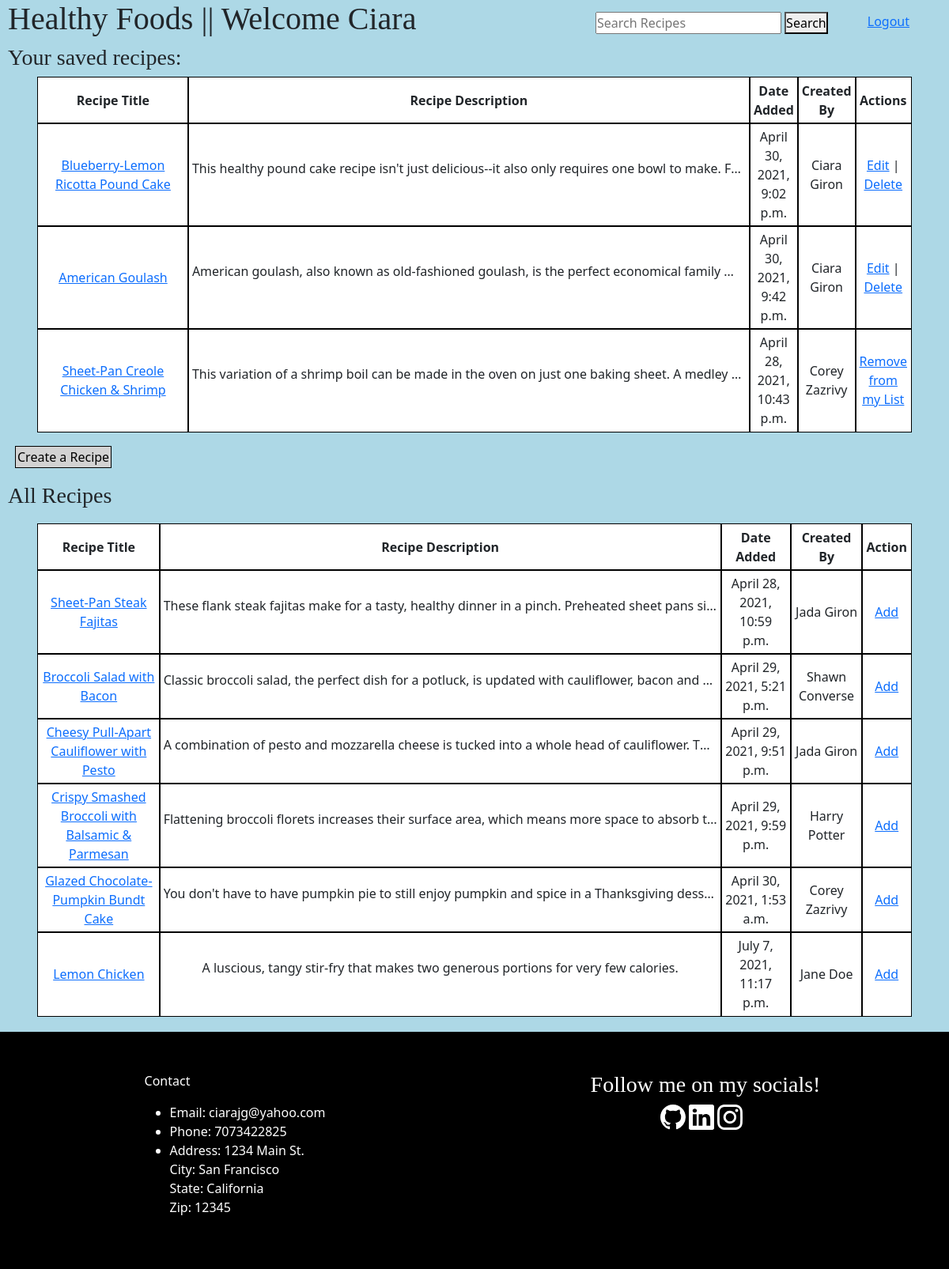
The page /dashboard (signed in) on the database its author committed.
### main_app/models.py (models this page shows, shortened)
class User(models.Model):
    first_name = models.CharField(max_length=255)
    last_name = models.CharField(max_length=255)
    email = models.CharField(max_length=255)
    password = models.CharField(max_length=255)
    created_at = models.DateTimeField(auto_now_add=True)
    updated_at = models.DateTimeField(auto_now=True)
    objects = UserManager()

class Recipe(models.Model):
    user = models.ForeignKey(User, related_name="recipes", on_delete=models.CASCADE)
    followers = models.ManyToManyField(User, related_name="recipes_followed")
    recipe_title = models.CharField(max_length=255)
    description = models.TextField()
    ingredients = models.TextField()
    directions = models.TextField()
    prep_time = models.CharField(max_length=255)
    cook_time = models.CharField(max_length=255)
    num_of_servings = models.IntegerField()
    likes = models.ManyToManyField(User, related_name="recipes_liked")
    created_at = models.DateTimeField(auto_now_add=True)
    updated_at = models.DateTimeField(auto_now=True)
    objects = RecipeManager()

### main_app/views.py (the view)
# urls.py: path('dashboard', views.dashboard),
def dashboard(request):
    if "user_id" not in request.session:
        return redirect('/')
    context = {
        "all_recipes": Recipe.objects.all(),
        "user": User.objects.get(id=request.session['user_id'])
    }
    return render(request, "dashboard.html", context)

### main_app/templates/dashboard.html (shortened to what this page needs)
<!DOCTYPE html>
<html lang="en">
<head>
    <link href="https://cdn.jsdelivr.net/npm/bootstrap@5.0.0-beta3/dist/css/bootstrap.min.css"
    rel="stylesheet"
>
    {% load static %}
    <link rel="stylesheet" href="{% static 'css/dashboard.css' %}">
</head>
<body>
    <div id="container">
        <div id="wrapper">
            <div id="header">
                <h1>Healthy Foods || Welcome {{ user.first_name }}</h1>
                <span class="form_and_logout">
                    <form action="{% url 'search-recipes' %}" method=POST>
                        <input type="text" name="searched" placeholder="Search Recipes"/>
                        <button type="submit">Search</button>
                    </form>
                    <span class="logout">
                        <a href="/logout">Logout</a>
                    </span>
                </span>
            </div>
            <h3>Your saved recipes: </h3>
            <table>
                <thead>
                    <tr>
                        <th scope="col">Recipe Title</th>
                        <th scope="col">Recipe Description</th>
                        <th scope="col">Date Added</th>
                        <th scope="col" id="created_by">Created By</th>
                        <th scope="col">Actions</th>
                    </tr>
                </thead>
                <tbody>
                    {% for recipe in user.recipes.all %}
                    <tr>
                        <td><a href="/recipes/{{ recipe.id }}">{{ recipe.recipe_title }}</a></td>
                        <td><p class="paragraph">{{ recipe.description }}</p></td>
                        <td>{{ recipe.created_at }}</td>
                        <td>{{ recipe.user.first_name }} {{ recipe.user.last_name }}</td>
                        <td>
                            <a href="{{ recipe.id }}/edit_recipe">Edit</a> |
                            <a href="{{ recipe.id }}/delete">Delete</a>
                        </td>
                    </tr>
                    {% endfor %}
                    {% for recipe in user.recipes_followed.all %}
                    <tr>
                        <td id="recipe_title"><a href="/recipes/{{ recipe.id }}">{{ recipe.recipe_title }}</a></td>
                        <td><p class="paragraph">{{ recipe.description }}</p></td>
                        <td>{{ recipe.created_at }}</td>
                        <td>{{ recipe.user.first_name }} {{ recipe.user.last_name }}</td>
                        <td>
                            <a href="{{ recipe.id }}/remove">Remove from my List</a>
                        </td>
                    </tr>
                    {% endfor %}
                </tbody>
            </table>
            <a id="create_link" href="/add_recipe">Create a Recipe</a>
            <h3 id="all_recipes_header" >All Recipes</h3>
            <table id="all_recipes">
                <thead>
                    <tr>
                        <th scope="col">Recipe Title</th>
                        <th scope="col">Recipe Description</th>
                        <th scope="col">Date Added</th>
                        <th scope="col">Created By</th>
                        <th scope="col">Action</th>
                    </tr>
                </thead>
                <tbody>
                    {% for recipe in all_recipes %}
                        {% if recipe not in user.recipes_followed.all %}
                            {% if recipe not in user.recipes.all %}
                                <tr>
                                    <td><a href="/recipes/{{ recipe.id }}">{{ recipe.recipe_title }}</a></td>
                                    <td><p class="paragraph">{{ recipe.description }}</p></td>
                                    <td>{{ recipe.created_at }}</td>
                                    <td>{{ recipe.user.first_name }} {{ recipe.user.last_name }}</td>
                                    <td>
                                        <a href="{{ recipe.id }}/follow">Add</a>
                                    </td>
                                </tr>
                            {% endif %}
                        {% endif %}
                    {% endfor %}
                </tbody>
            </table>
            {% include 'footer.html' %}
        </div>
    </div>
</body>
</html>

### main_app/static/css/dashboard.css (style rules this page uses)
* { margin: 0; padding: 0; }
#container { background-color: lightblue; }
#header { display: flex; justify-content: space-between; }
.logout { margin-right: 50px; margin-top: 15px; }
form { margin-right: 50px; margin-top: 15px; }
.form_and_logout { display: flex; justify-content: space-between; }
#all_recipes { margin-top: 20px; }
#create_link { background-color: lightgray; color: black; padding: 2px 2px; text-decoration: none; margin-left: 20px; outline: solid black 1px; }
.paragraph { width: 700px; white-space: nowrap; overflow: hidden; text-overflow: ellipsis; }
td, th { outline: solid black 1px; padding: 5px; }
table { margin-bottom: 20px; text-align: center; margin-left: 4%; margin-right: 4%; background-color: white; }
#all_recipes { margin-left: 4%; }
#all_recipes_header { margin-top: 20px; }
h1, h3 { font-family: 'Times New Roman', Times, serif; margin-left: 10px; }
#recipe_title { width: 19%; }

### rows shown on the page
User: first_name "Ciara"
Recipe: recipe_title "Blueberry-Lemon Ricotta Pound Cake", description "This healthy pound cake recipe isn't just delicious--it also only requires one bowl to make. F…", created_at "April 30, 2021, 9:02 p.m.", user.first_name "Ciara", user.last_name "Giron"
Recipe: recipe_title "American Goulash", description "American goulash, also known as old-fashioned goulash, is the perfect economical family…", created_at "April 30, 2021, 9:42 p.m.", user.first_name "Ciara", user.last_name "Giron"
Recipe: recipe_title "Sheet-Pan Creole Chicken & Shrimp", description "This variation of a shrimp boil can be made in the oven on just one baking sheet. A medley…", created_at "April 28, 2021, 10:43 p.m.", user.first_name "Corey", user.last_name "Zazrivy"
Recipe: recipe_title "Sheet-Pan Steak Fajitas", description "These flank steak fajitas make for a tasty, healthy dinner in a pinch. Preheated sheet pans si…", created_at "April 28, 2021, 10:59 p.m.", user.first_name "Jada", user.last_name "Giron"
Recipe: recipe_title "Broccoli Salad with Bacon", description "Classic broccoli salad, the perfect dish for a potluck, is updated with cauliflower, bacon and…", created_at "April 29, 2021, 5:21 p.m.", user.first_name "Shawn", user.last_name "Converse"
Recipe: recipe_title "Cheesy Pull-Apart Cauliflower with Pesto", description "A combination of pesto and mozzarella cheese is tucked into a whole head of cauliflower. T…", created_at "April 29, 2021, 9:51 p.m.", user.first_name "Jada", user.last_name "Giron"
Recipe: recipe_title "Crispy Smashed Broccoli with Balsamic & Parmesan", description "Flattening broccoli florets increases their surface area, which means more space to absorb t…", created_at "April 29, 2021, 9:59 p.m.", user.first_name "Harry", user.last_name "Potter"
Recipe: recipe_title "Glazed Chocolate-Pumpkin Bundt Cake", description "You don't have to have pumpkin pie to still enjoy pumpkin and spice in a Thanksgiving dess…", created_at "April 30, 2021, 1:53 a.m.", user.first_name "Corey", user.last_name "Zazrivy"
Recipe: recipe_title "Lemon Chicken", description "A luscious, tangy stir-fry that makes two generous portions for very few calories.", created_at "July 7, 2021, 11:17 p.m.", user.first_name "Jane", user.last_name "Doe"
